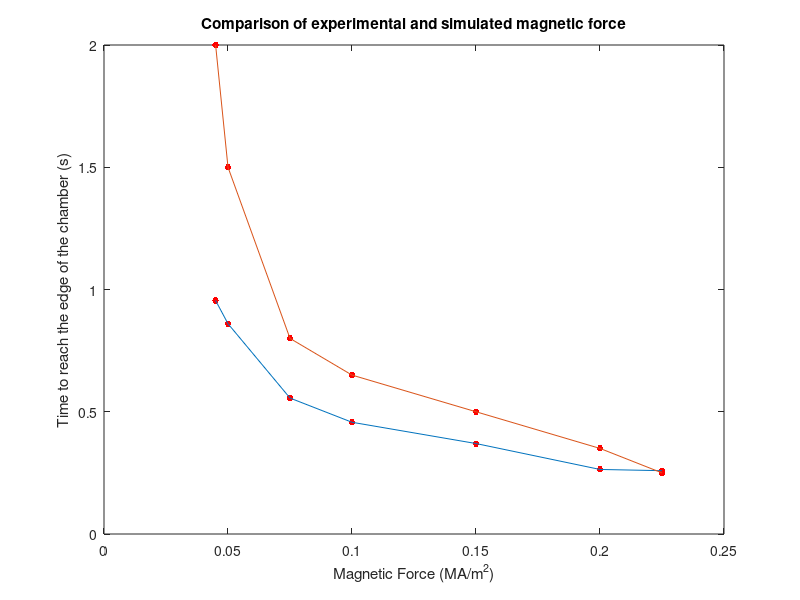

The MATLAB source for this figure:
 magneticGraphData = [
0.008,5.216,nan;
0.009,4.705,nan;
0.01,4.205,nan;
0.011,3.654,nan;
0.012,3.457,nan;
0.015,2.805,nan;
0.018,2.161,nan;
0.02,2.111,nan;
0.025,1.705,nan;
0.033,1.266,nan;
0.045,0.955,2.000;
0.05,0.860,1.500;
0.075,0.556,0.800;
0.1,0.457,0.650;
0.15,0.370,0.500;
0.2,0.264,0.350;
0.225,0.259,0.250
];

plot(magneticGraphData(11:end,1),magneticGraphData(11:end,2:3), 'r.', 'markerSize', 15)
hold on
plot(magneticGraphData(11:end,1),magneticGraphData(11:end,2:3))
title('Comparison of experimental and simulated magnetic force')
xlabel('Magnetic Force (MA/m^2)')
ylabel('Time to reach the edge of the chamber (s)')